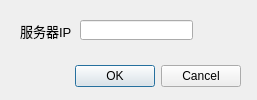
<?xml version="1.0" encoding="UTF-8"?>
<ui version="4.0">
 <class>Dialog</class>
 <widget class="QDialog" name="Dialog">
  <property name="geometry">
   <rect>
    <x>0</x>
    <y>0</y>
    <width>257</width>
    <height>100</height>
   </rect>
  </property>
  <property name="windowTitle">
   <string>Dialog</string>
  </property>
  <widget class="QDialogButtonBox" name="buttonBox">
   <property name="geometry">
    <rect>
     <x>-100</x>
     <y>60</y>
     <width>341</width>
     <height>32</height>
    </rect>
   </property>
   <property name="orientation">
    <enum>Qt::Horizontal</enum>
   </property>
   <property name="standardButtons">
    <set>QDialogButtonBox::Cancel|QDialogButtonBox::Ok</set>
   </property>
  </widget>
  <widget class="QLabel" name="label">
   <property name="geometry">
    <rect>
     <x>20</x>
     <y>20</y>
     <width>71</width>
     <height>21</height>
    </rect>
   </property>
   <property name="font">
    <font>
     <family>Microsoft YaHei UI</family>
     <pointsize>10</pointsize>
    </font>
   </property>
   <property name="text">
    <string>服务器IP</string>
   </property>
  </widget>
  <widget class="QLineEdit" name="lineEdit">
   <property name="geometry">
    <rect>
     <x>80</x>
     <y>20</y>
     <width>113</width>
     <height>20</height>
    </rect>
   </property>
  </widget>
 </widget>
 <resources/>
 <connections>
  <connection>
   <sender>buttonBox</sender>
   <signal>accepted()</signal>
   <receiver>Dialog</receiver>
   <slot>accept()</slot>
   <hints>
    <hint type="sourcelabel">
     <x>248</x>
     <y>254</y>
    </hint>
    <hint type="destinationlabel">
     <x>157</x>
     <y>274</y>
    </hint>
   </hints>
  </connection>
  <connection>
   <sender>buttonBox</sender>
   <signal>rejected()</signal>
   <receiver>Dialog</receiver>
   <slot>reject()</slot>
   <hints>
    <hint type="sourcelabel">
     <x>316</x>
     <y>260</y>
    </hint>
    <hint type="destinationlabel">
     <x>286</x>
     <y>274</y>
    </hint>
   </hints>
  </connection>
 </connections>
</ui>
